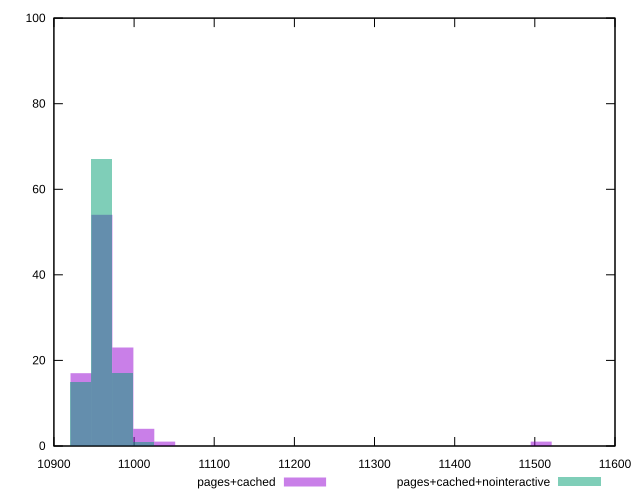

Reproduce this figure in gnuplot.
reset
set terminal svg size 640, 500
set output "reprap/metrics/comparison/histogram/2_vs_3.svg"

$pagesCached <<EOF
11507.854956466495 1
10959.861863301425 54
11012.051681698098 4
10933.766954103088 17
10985.956772499761 23
11038.146590896435 1
EOF

$pagesCachedNointeractive <<EOF
10985.956772499761 17
10959.861863301425 67
11012.051681698098 1
10933.766954103088 15
EOF

set key outside below
set boxwidth 26.094909198336726
set yrange [0:100]
set style fill transparent solid 0.5 noborder

plot \
  $pagesCached title "pages+cached" with boxes, \
  $pagesCachedNointeractive title "pages+cached+nointeractive" with boxes, \


reset
